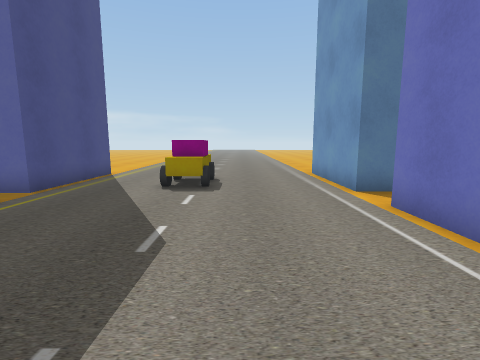
view 1 (above)

20 first-person views from a walk through a 3-D level made in the Unity game engine. The camera is 1.2 m above the floor, tilts 8° down and sees 85° across. The floor is counted in squares, 1 m on a side. Each view is taken from the middle of a square. On the plan, view 1 faces up. The plan holds only what a view shows up to about 12 squares ahead; the rest is blank. The place goes on beyond the plan.

view 2
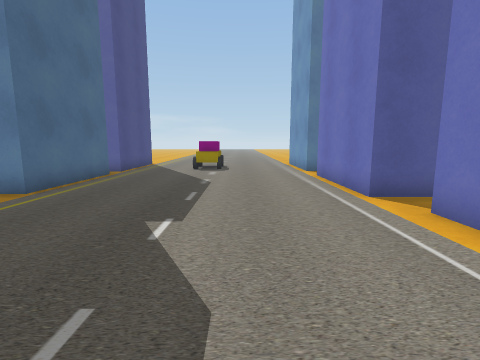

view 3
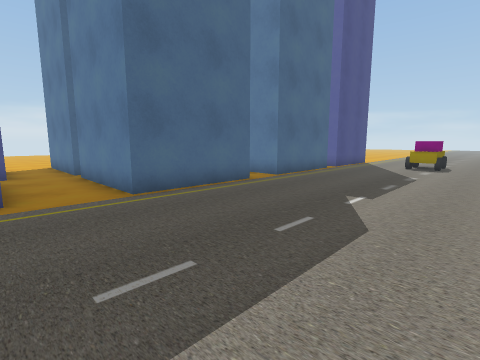

view 4
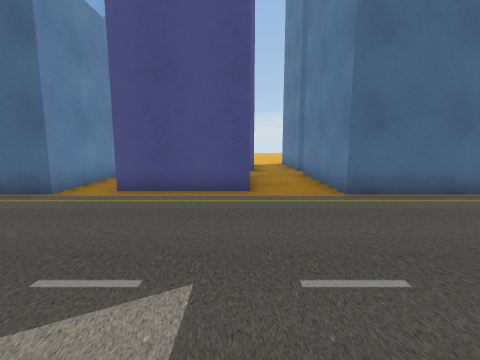

view 5
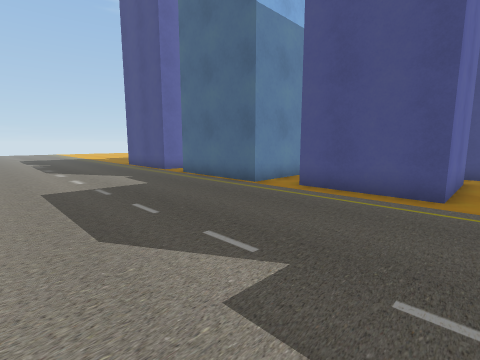

view 6
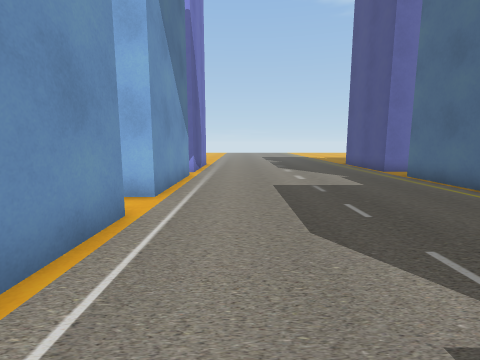

view 7
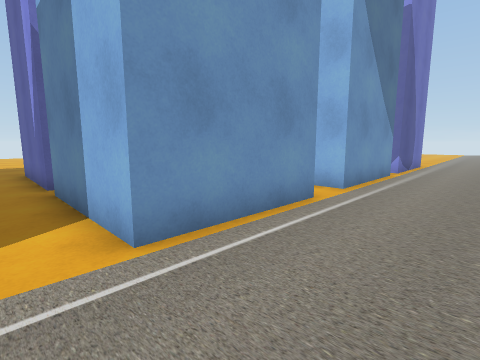

view 8
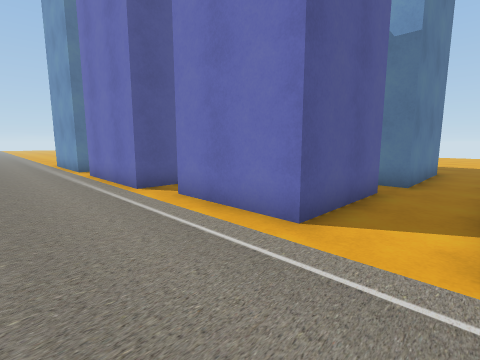

view 9
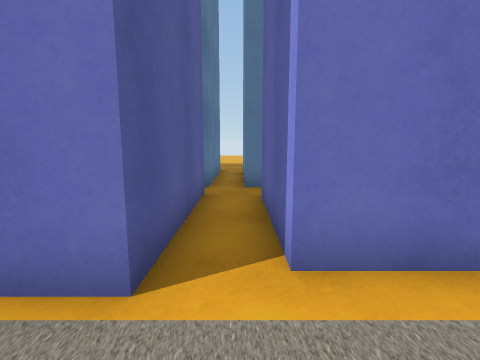

view 10
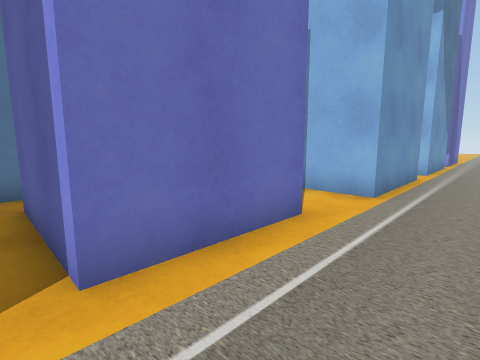

view 11
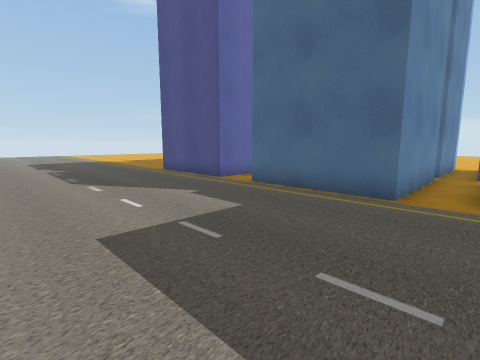

view 12
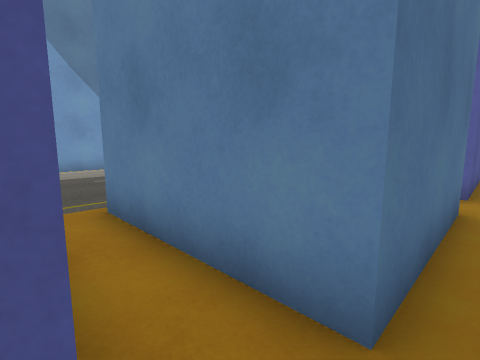

view 13
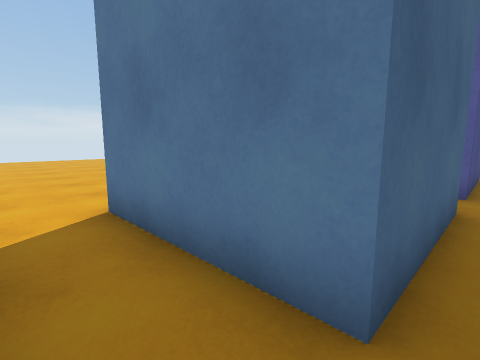

view 14
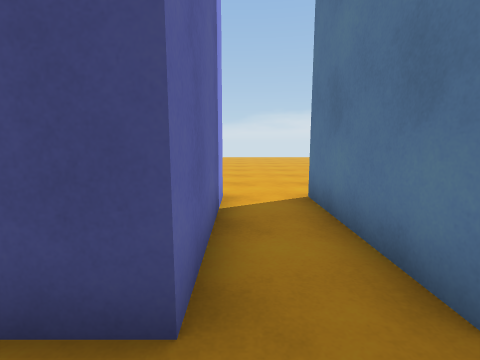

view 15
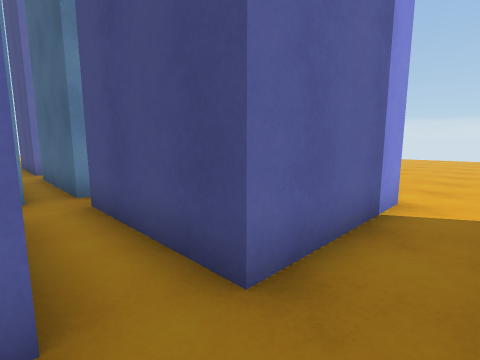

view 16
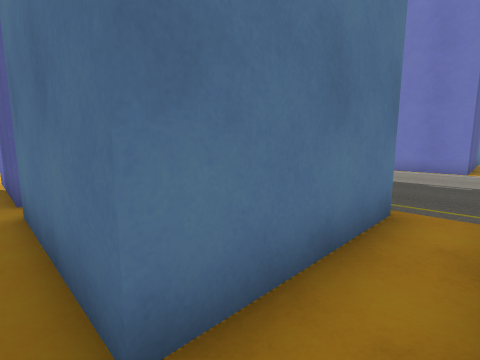

view 17
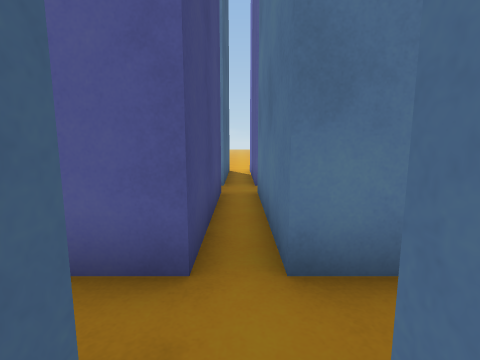

view 18
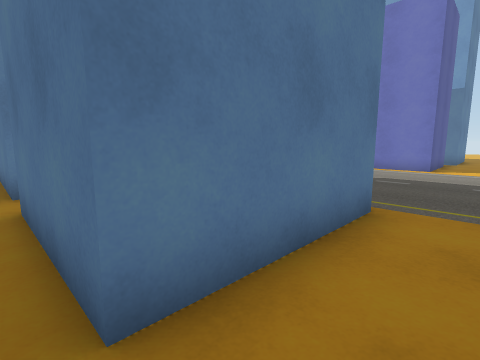

view 19
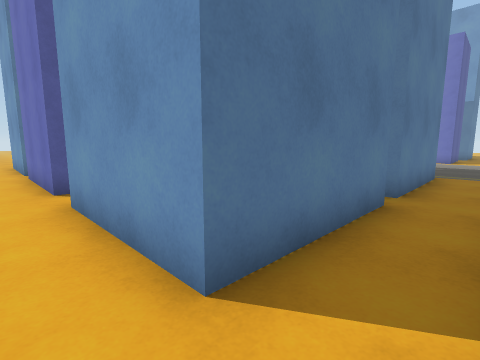

view 20
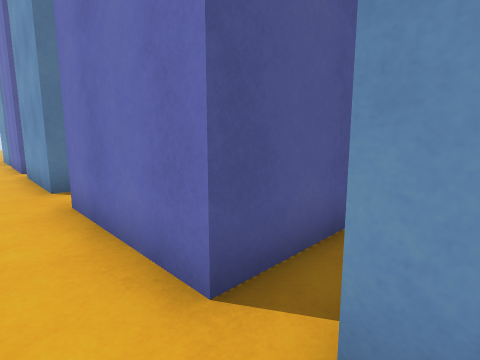

### Floor plan
Key: @ floor where view 1 was taken; # wall or solid block; . floor; T thing the floor can be seen under or through; O other object.
Columns run from 16 left of view 1 to 16 right of it. Each row starts with its distance up from view 1.
  8  #   #.#   #..OO...#
  7  ##  #.#  ##..OO...##
  6  .#  #.#  #..........
  5 .##  #.#  ##.......#
  4 .#   #.#   #.......#
  3 .#   #.#   #.......#
  2 .##  #.#   #.......#
  1 ..#  #.#  T........##########
  0 ..#  #.#  T.....@........####
 -1 .##  #.#   #........######
 -2 .#   #.#   #........#   #
 -3 .#   #.#   #........#   #
 -4 .#####.#####........#########...
 -5 .................................
 -6 ...................#####.####....
 -7 .#####.####........#
 -8 .#   #.   #........#
 -9 .#   #.   #........#
-10 .#####.#  #........#
-11 ....................
-12 .#####.#####.......##
-13      #.#   #.......#
-14      #.#   #.......#
-15      #.#  ##.......#
-16      #.#  #........#
-17      #.#  #........#
-18      #.#  ##.......#

Where each view was taken, in squares from view 1:
view 1: 0 up, 0 right, facing up
view 2: 5 down, 0 right, facing up
view 3: 7 down, 1 right, facing up-left
view 4: 7 down, 1 right, facing left
view 5: 6 down, 1 right, facing down-left
view 6: 6 down, 1 right, facing down
view 7: 5 down, 0 right, facing down-right
view 8: 6 down, 0 right, facing up-right
view 9: 0 up, 1 right, facing right
view 10: 0 up, 1 right, facing down-right
view 11: 10 down, 1 right, facing down-left
view 12: 10 down, 10 left, facing down-right
view 13: 6 down, 10 left, facing up-left
view 14: 6 down, 9 left, facing left
view 15: 5 down, 9 left, facing down-left
view 16: 0 up, 10 left, facing up-right
view 17: 1 down, 10 left, facing up
view 18: 6 down, 10 left, facing up-right
view 19: 6 down, 16 left, facing up-right
view 20: 12 down, 16 left, facing up-right
